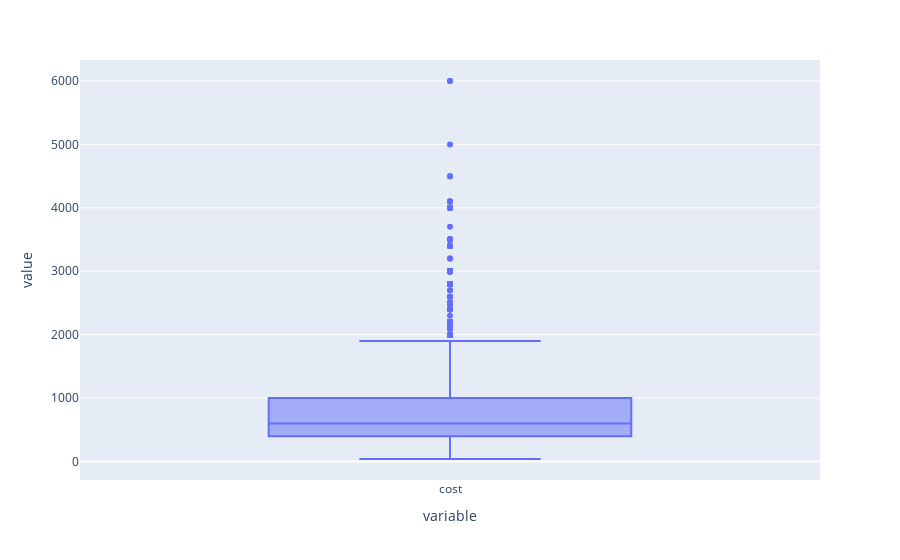

The notebook cell saved with this chart:
### Markdown cell above
### *Approximate Cost*

### Code cell
plotly.boxplot_frame(data['cost'])

### Figure 1 — Plotly figure (JSON) as saved in the notebook; plotly's stock layout.template omitted (floating-point values rounded to 4 significant figures; data arrays with more than 128 entries replaced by an {"elided": "..."} marker saying what was removed)
{"data": [{"alignmentgroup": "True", "hovertemplate": "variable=%{x}<br>value=%{y}<extra></extra>", "legendgroup": "", "marker": {"color": "#636efa"}, "name": "", "notched": false, "offsetgroup": "", "orientation": "v", "showlegend": false, "type": "box", "x": {"elided": "23248 str values"}, "x0": " ", "xaxis": "x", "y": {"elided": "23248 int values"}, "y0": " ", "yaxis": "y"}], "layout": {"boxmode": "group", "legend": {"tracegroupgap": 0}, "margin": {"t": 60}, "xaxis": {"anchor": "y", "domain": [0, 1], "title": {"text": "variable"}}, "yaxis": {"anchor": "x", "domain": [0, 1], "title": {"text": "value"}}}}
